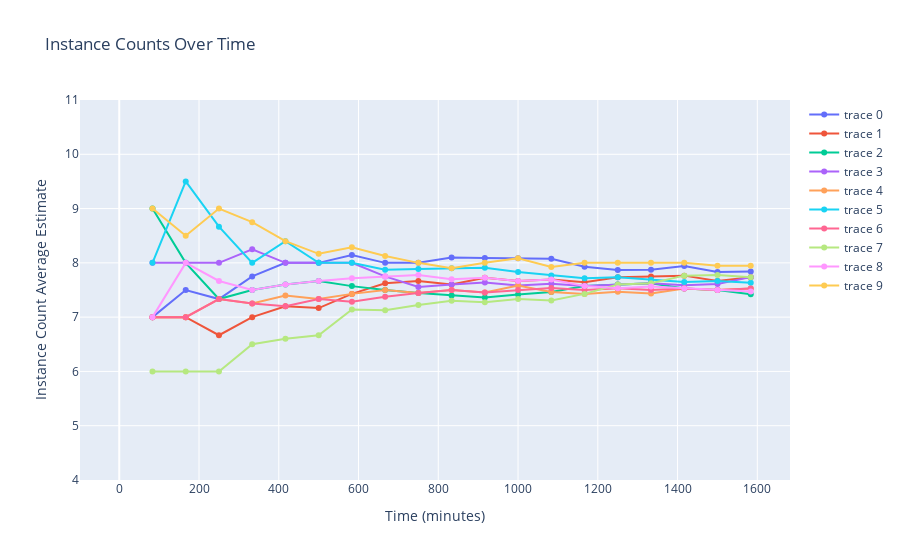

The code cell stored with this chart in its notebook:
### Code cell
fig = go.Figure()
for inst_count_avg_estimate in inst_count_avg_estimates:
    fig.add_trace(
        go.Scatter(
            x = inst_count_avg_estimate['x'],
            y = inst_count_avg_estimate['y'],
            mode = 'markers+lines',
            # name = "Average Estimate",
        ),
    )
fig.update_layout(title="Instance Counts Over Time", xaxis=dict(title="Time (minutes)"), yaxis=dict(title="Instance Count Average Estimate"))

fig.update_yaxes(range=[
    math.floor(min([min(i['y'][1:]) for i in inst_count_avg_estimates]) * 0.8), 
    math.ceil(max([max(i['y'][1:]) for i in inst_count_avg_estimates]) * 1.1)
    ])
